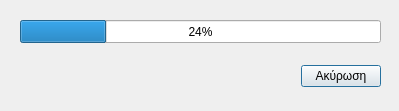
<?xml version="1.0" encoding="UTF-8"?>
<ui version="4.0">
 <class>Dialog</class>
 <widget class="QDialog" name="Dialog">
  <property name="geometry">
   <rect>
    <x>0</x>
    <y>0</y>
    <width>399</width>
    <height>111</height>
   </rect>
  </property>
  <property name="windowTitle">
   <string>Dialog</string>
  </property>
  <widget class="QWidget" name="layoutWidget">
   <property name="geometry">
    <rect>
     <x>20</x>
     <y>60</y>
     <width>361</width>
     <height>33</height>
    </rect>
   </property>
   <layout class="QHBoxLayout">
    <property name="spacing">
     <number>6</number>
    </property>
    <property name="margin" stdset="0">
     <number>0</number>
    </property>
    <item>
     <spacer>
      <property name="orientation">
       <enum>Qt::Horizontal</enum>
      </property>
      <property name="sizeHint" stdset="0">
       <size>
        <width>131</width>
        <height>31</height>
       </size>
      </property>
     </spacer>
    </item>
    <item>
     <widget class="QPushButton" name="cancelButton">
      <property name="text">
       <string>Ακύρωση</string>
      </property>
     </widget>
    </item>
   </layout>
  </widget>
  <widget class="QProgressBar" name="progressBar">
   <property name="geometry">
    <rect>
     <x>20</x>
     <y>20</y>
     <width>361</width>
     <height>23</height>
    </rect>
   </property>
   <property name="value">
    <number>24</number>
   </property>
  </widget>
 </widget>
 <resources/>
 <connections>
  <connection>
   <sender>cancelButton</sender>
   <signal>clicked()</signal>
   <receiver>Dialog</receiver>
   <slot>reject()</slot>
   <hints>
    <hint type="sourcelabel">
     <x>369</x>
     <y>253</y>
    </hint>
    <hint type="destinationlabel">
     <x>179</x>
     <y>282</y>
    </hint>
   </hints>
  </connection>
 </connections>
</ui>
